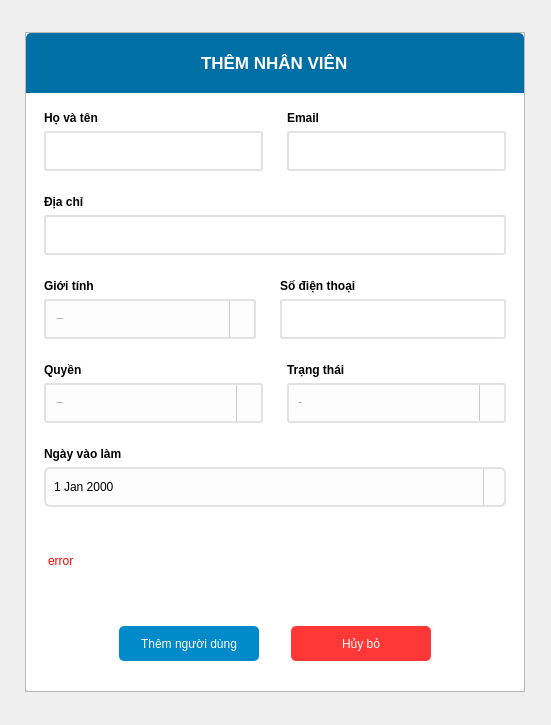
<?xml version="1.0" encoding="UTF-8"?>
<ui version="4.0">
 <class>Dialog</class>
 <widget class="QDialog" name="Dialog">
  <property name="geometry">
   <rect>
    <x>0</x>
    <y>0</y>
    <width>551</width>
    <height>725</height>
   </rect>
  </property>
  <property name="windowTitle">
   <string>Dialog</string>
  </property>
  <layout class="QHBoxLayout" name="horizontalLayout">
   <property name="spacing">
    <number>2</number>
   </property>
   <item>
    <widget class="QFrame" name="mainFrame">
     <property name="sizePolicy">
      <sizepolicy hsizetype="Preferred" vsizetype="Expanding">
       <horstretch>0</horstretch>
       <verstretch>0</verstretch>
      </sizepolicy>
     </property>
     <property name="minimumSize">
      <size>
       <width>500</width>
       <height>660</height>
      </size>
     </property>
     <property name="maximumSize">
      <size>
       <width>500</width>
       <height>660</height>
      </size>
     </property>
     <property name="frameShape">
      <enum>QFrame::StyledPanel</enum>
     </property>
     <property name="frameShadow">
      <enum>QFrame::Raised</enum>
     </property>
     <layout class="QVBoxLayout" name="verticalLayout">
      <property name="spacing">
       <number>0</number>
      </property>
      <property name="leftMargin">
       <number>0</number>
      </property>
      <property name="topMargin">
       <number>0</number>
      </property>
      <property name="rightMargin">
       <number>0</number>
      </property>
      <property name="bottomMargin">
       <number>0</number>
      </property>
      <item alignment="Qt::AlignTop">
       <widget class="QFrame" name="frame_2">
        <property name="minimumSize">
         <size>
          <width>0</width>
          <height>60</height>
         </size>
        </property>
        <property name="styleSheet">
         <string notr="true">background-color: rgb(0, 111, 166);
border-top-left-radius:5px;
border-top-right-radius:5px;</string>
        </property>
        <property name="frameShape">
         <enum>QFrame::StyledPanel</enum>
        </property>
        <property name="frameShadow">
         <enum>QFrame::Raised</enum>
        </property>
        <layout class="QHBoxLayout" name="horizontalLayout_2">
         <item alignment="Qt::AlignHCenter">
          <widget class="QLabel" name="label">
           <property name="font">
            <font>
             <pointsize>13</pointsize>
             <weight>75</weight>
             <bold>true</bold>
            </font>
           </property>
           <property name="styleSheet">
            <string notr="true">color: rgb(255, 255, 255);</string>
           </property>
           <property name="text">
            <string>THÊM NHÂN VIÊN</string>
           </property>
          </widget>
         </item>
        </layout>
       </widget>
      </item>
      <item>
       <widget class="QFrame" name="frame_3">
        <property name="sizePolicy">
         <sizepolicy hsizetype="Preferred" vsizetype="Expanding">
          <horstretch>0</horstretch>
          <verstretch>0</verstretch>
         </sizepolicy>
        </property>
        <property name="font">
         <font>
          <pointsize>9</pointsize>
         </font>
        </property>
        <property name="styleSheet">
         <string notr="true">background-color: rgb(255, 255, 255);
border-bottom-left-radius:5px;
border-bottom-right-radius:5px;</string>
        </property>
        <property name="frameShape">
         <enum>QFrame::StyledPanel</enum>
        </property>
        <property name="frameShadow">
         <enum>QFrame::Raised</enum>
        </property>
        <layout class="QVBoxLayout" name="verticalLayout_2">
         <item>
          <widget class="QFrame" name="frame_4">
           <property name="frameShape">
            <enum>QFrame::StyledPanel</enum>
           </property>
           <property name="frameShadow">
            <enum>QFrame::Raised</enum>
           </property>
           <layout class="QHBoxLayout" name="horizontalLayout_3">
            <property name="leftMargin">
             <number>0</number>
            </property>
            <property name="topMargin">
             <number>0</number>
            </property>
            <property name="rightMargin">
             <number>0</number>
            </property>
            <property name="bottomMargin">
             <number>0</number>
            </property>
            <item>
             <widget class="QFrame" name="frame_6">
              <property name="frameShape">
               <enum>QFrame::StyledPanel</enum>
              </property>
              <property name="frameShadow">
               <enum>QFrame::Raised</enum>
              </property>
              <layout class="QVBoxLayout" name="verticalLayout_3">
               <item>
                <widget class="QLabel" name="label_2">
                 <property name="font">
                  <font>
                   <pointsize>9</pointsize>
                   <weight>75</weight>
                   <bold>true</bold>
                  </font>
                 </property>
                 <property name="text">
                  <string>Họ và tên</string>
                 </property>
                </widget>
               </item>
               <item>
                <widget class="QLineEdit" name="name_input">
                 <property name="minimumSize">
                  <size>
                   <width>0</width>
                   <height>40</height>
                  </size>
                 </property>
                 <property name="font">
                  <font>
                   <family>Segoe UI</family>
                   <pointsize>-1</pointsize>
                   <weight>50</weight>
                   <italic>false</italic>
                   <bold>false</bold>
                  </font>
                 </property>
                 <property name="styleSheet">
                  <string notr="true">#name_input{
	border: 2px solid rgb(226, 226, 226);
	border-radius:3px;
	font: 16px &quot;Segoe UI&quot;;
}
#name_input:focus{
	border: 2px solid rgb(0, 170, 255);        
    background: #ffffff;  
}</string>
                 </property>
                </widget>
               </item>
              </layout>
             </widget>
            </item>
            <item>
             <widget class="QFrame" name="frame_8">
              <property name="frameShape">
               <enum>QFrame::StyledPanel</enum>
              </property>
              <property name="frameShadow">
               <enum>QFrame::Raised</enum>
              </property>
              <layout class="QVBoxLayout" name="verticalLayout_4">
               <item>
                <widget class="QLabel" name="label_3">
                 <property name="font">
                  <font>
                   <pointsize>9</pointsize>
                   <weight>75</weight>
                   <bold>true</bold>
                  </font>
                 </property>
                 <property name="text">
                  <string>Email</string>
                 </property>
                </widget>
               </item>
               <item>
                <widget class="QLineEdit" name="email_input">
                 <property name="minimumSize">
                  <size>
                   <width>0</width>
                   <height>40</height>
                  </size>
                 </property>
                 <property name="font">
                  <font>
                   <family>Segoe UI</family>
                   <pointsize>-1</pointsize>
                   <weight>50</weight>
                   <italic>false</italic>
                   <bold>false</bold>
                  </font>
                 </property>
                 <property name="styleSheet">
                  <string notr="true">#email_input{
	border: 2px solid rgb(226, 226, 226);
	border-radius:3px;
	font: 16px &quot;Segoe UI&quot;;
}
#email_input:focus{
	border: 2px solid rgb(0, 170, 255);        
    background: #ffffff;  
}</string>
                 </property>
                </widget>
               </item>
              </layout>
             </widget>
            </item>
           </layout>
          </widget>
         </item>
         <item>
          <widget class="QFrame" name="frame_10">
           <property name="frameShape">
            <enum>QFrame::StyledPanel</enum>
           </property>
           <property name="frameShadow">
            <enum>QFrame::Raised</enum>
           </property>
           <layout class="QVBoxLayout" name="verticalLayout_7">
            <item>
             <widget class="QLabel" name="label_6">
              <property name="font">
               <font>
                <pointsize>9</pointsize>
                <weight>75</weight>
                <bold>true</bold>
               </font>
              </property>
              <property name="text">
               <string>Địa chỉ</string>
              </property>
             </widget>
            </item>
            <item>
             <widget class="QLineEdit" name="address_input">
              <property name="minimumSize">
               <size>
                <width>0</width>
                <height>40</height>
               </size>
              </property>
              <property name="font">
               <font>
                <family>Segoe UI</family>
                <pointsize>-1</pointsize>
                <weight>50</weight>
                <italic>false</italic>
                <bold>false</bold>
               </font>
              </property>
              <property name="styleSheet">
               <string notr="true">#address_input{
	border: 2px solid rgb(226, 226, 226);
	border-radius:3px;
	font: 16px &quot;Segoe UI&quot;;
}
#address_input:focus{
	border: 2px solid rgb(0, 170, 255);        
    background: #ffffff;  
}</string>
              </property>
             </widget>
            </item>
           </layout>
          </widget>
         </item>
         <item>
          <widget class="QFrame" name="frame_11">
           <property name="frameShape">
            <enum>QFrame::StyledPanel</enum>
           </property>
           <property name="frameShadow">
            <enum>QFrame::Raised</enum>
           </property>
           <layout class="QHBoxLayout" name="horizontalLayout_4">
            <property name="leftMargin">
             <number>0</number>
            </property>
            <property name="topMargin">
             <number>0</number>
            </property>
            <property name="rightMargin">
             <number>0</number>
            </property>
            <property name="bottomMargin">
             <number>0</number>
            </property>
            <item>
             <widget class="QFrame" name="frame_13">
              <property name="frameShape">
               <enum>QFrame::StyledPanel</enum>
              </property>
              <property name="frameShadow">
               <enum>QFrame::Raised</enum>
              </property>
              <layout class="QVBoxLayout" name="verticalLayout_5">
               <item>
                <widget class="QLabel" name="label_4">
                 <property name="font">
                  <font>
                   <pointsize>9</pointsize>
                   <weight>75</weight>
                   <bold>true</bold>
                  </font>
                 </property>
                 <property name="text">
                  <string>Giới tính</string>
                 </property>
                </widget>
               </item>
               <item>
                <widget class="QComboBox" name="sex_comboBox">
                 <property name="minimumSize">
                  <size>
                   <width>212</width>
                   <height>40</height>
                  </size>
                 </property>
                 <property name="font">
                  <font>
                   <family>Segoe UI</family>
                   <pointsize>-1</pointsize>
                   <weight>50</weight>
                   <italic>false</italic>
                   <bold>false</bold>
                  </font>
                 </property>
                 <property name="styleSheet">
                  <string notr="true">QComboBox#sex_comboBox {
    border: 2px solid rgb(226, 226, 226);    
    border-radius: 3px;           
    padding: 6px 10px;             
    background: #fdfdfd;           
    font: 16px &quot;Segoe UI&quot;;
}

QComboBox#sex_comboBox:focus {
    border: 2px solid rgb(0, 170, 255);        
    background: #ffffff;           
}

QComboBox#sex_comboBox::drop-down {
    subcontrol-origin: padding;
    subcontrol-position: top right;
    width: 24px;
    border-left: 1px solid #ccc;
}

QComboBox#sex_comboBox::down-arrow {
	image: url(:/UI/icons/chevron-down.svg);
    width: 12px;
    height: 12px;
}
</string>
                 </property>
                 <item>
                  <property name="text">
                   <string>-- Vui lòng chọn --</string>
                  </property>
                 </item>
                 <item>
                  <property name="text">
                   <string>Nam</string>
                  </property>
                 </item>
                 <item>
                  <property name="text">
                   <string>Nữ</string>
                  </property>
                 </item>
                </widget>
               </item>
              </layout>
             </widget>
            </item>
            <item>
             <widget class="QFrame" name="frame_14">
              <property name="frameShape">
               <enum>QFrame::StyledPanel</enum>
              </property>
              <property name="frameShadow">
               <enum>QFrame::Raised</enum>
              </property>
              <layout class="QVBoxLayout" name="verticalLayout_6">
               <item>
                <widget class="QLabel" name="label_5">
                 <property name="font">
                  <font>
                   <pointsize>9</pointsize>
                   <weight>75</weight>
                   <bold>true</bold>
                  </font>
                 </property>
                 <property name="text">
                  <string>Số điện thoại</string>
                 </property>
                </widget>
               </item>
               <item>
                <widget class="QLineEdit" name="phonenumber_input">
                 <property name="minimumSize">
                  <size>
                   <width>0</width>
                   <height>40</height>
                  </size>
                 </property>
                 <property name="font">
                  <font>
                   <family>Segoe UI</family>
                   <pointsize>-1</pointsize>
                   <weight>50</weight>
                   <italic>false</italic>
                   <bold>false</bold>
                  </font>
                 </property>
                 <property name="styleSheet">
                  <string notr="true">#phonenumber_input{
	border: 2px solid rgb(226, 226, 226);
	border-radius:3px;
	font: 16px &quot;Segoe UI&quot;;
}
#phonenumber_input:focus{
	border: 2px solid rgb(0, 170, 255);        
    background: #ffffff;  
}</string>
                 </property>
                </widget>
               </item>
              </layout>
             </widget>
            </item>
           </layout>
          </widget>
         </item>
         <item>
          <widget class="QFrame" name="frame_9">
           <property name="frameShape">
            <enum>QFrame::StyledPanel</enum>
           </property>
           <property name="frameShadow">
            <enum>QFrame::Raised</enum>
           </property>
           <layout class="QHBoxLayout" name="horizontalLayout_5">
            <property name="leftMargin">
             <number>0</number>
            </property>
            <property name="topMargin">
             <number>0</number>
            </property>
            <property name="rightMargin">
             <number>0</number>
            </property>
            <property name="bottomMargin">
             <number>0</number>
            </property>
            <item>
             <widget class="QFrame" name="frame_5">
              <property name="frameShape">
               <enum>QFrame::StyledPanel</enum>
              </property>
              <property name="frameShadow">
               <enum>QFrame::Raised</enum>
              </property>
              <layout class="QVBoxLayout" name="verticalLayout_8">
               <item>
                <widget class="QLabel" name="label_7">
                 <property name="font">
                  <font>
                   <pointsize>9</pointsize>
                   <weight>75</weight>
                   <bold>true</bold>
                  </font>
                 </property>
                 <property name="text">
                  <string>Quyền</string>
                 </property>
                </widget>
               </item>
               <item>
                <widget class="QComboBox" name="role_comboBox">
                 <property name="minimumSize">
                  <size>
                   <width>130</width>
                   <height>40</height>
                  </size>
                 </property>
                 <property name="font">
                  <font>
                   <family>Segoe UI</family>
                   <pointsize>-1</pointsize>
                   <weight>50</weight>
                   <italic>false</italic>
                   <bold>false</bold>
                  </font>
                 </property>
                 <property name="styleSheet">
                  <string notr="true">QComboBox#role_comboBox {
    border: 2px solid rgb(226, 226, 226);    
    border-radius: 3px;           
    padding: 6px 10px;             
    background: #fdfdfd;           
    font: 16px &quot;Segoe UI&quot;;
}

QComboBox#role_comboBox:focus {
    border: 2px solid rgb(0, 170, 255);        
    background: #ffffff;           
}

QComboBox#role_comboBox::drop-down {
    subcontrol-origin: padding;
    subcontrol-position: top right;
    width: 24px;
    border-left: 1px solid #ccc;
}

QComboBox#role_comboBox::down-arrow {
	image: url(:/UI/icons/chevron-down.svg);
    width: 12px;
    height: 12px;
}
</string>
                 </property>
                 <item>
                  <property name="text">
                   <string>-- Vui lòng chọn --</string>
                  </property>
                 </item>
                 <item>
                  <property name="text">
                   <string>Nhân viên</string>
                  </property>
                 </item>
                 <item>
                  <property name="text">
                   <string>Quản lí</string>
                  </property>
                 </item>
                </widget>
               </item>
              </layout>
             </widget>
            </item>
            <item>
             <widget class="QFrame" name="frame_7">
              <property name="frameShape">
               <enum>QFrame::StyledPanel</enum>
              </property>
              <property name="frameShadow">
               <enum>QFrame::Raised</enum>
              </property>
              <layout class="QVBoxLayout" name="verticalLayout_9">
               <item>
                <widget class="QLabel" name="label_8">
                 <property name="font">
                  <font>
                   <pointsize>9</pointsize>
                   <weight>75</weight>
                   <bold>true</bold>
                  </font>
                 </property>
                 <property name="text">
                  <string>Trạng thái</string>
                 </property>
                </widget>
               </item>
               <item>
                <widget class="QComboBox" name="status_comboBox">
                 <property name="minimumSize">
                  <size>
                   <width>130</width>
                   <height>40</height>
                  </size>
                 </property>
                 <property name="font">
                  <font>
                   <family>Segoe UI</family>
                   <pointsize>-1</pointsize>
                   <weight>50</weight>
                   <italic>false</italic>
                   <bold>false</bold>
                  </font>
                 </property>
                 <property name="styleSheet">
                  <string notr="true">QComboBox#status_comboBox {
    border: 2px solid rgb(226, 226, 226);    
    border-radius: 3px;           
    padding: 6px 10px;             
    background: #fdfdfd;           
    font: 16px &quot;Segoe UI&quot;;
}

QComboBox#status_comboBox:focus {
    border: 2px solid rgb(0, 170, 255);        
    background: #ffffff;           
}

QComboBox#status_comboBox::drop-down {
    subcontrol-origin: padding;
    subcontrol-position: top right;
    width: 24px;
    border-left: 1px solid #ccc;
}

QComboBox#status_comboBox::down-arrow {
	image: url(:/UI/icons/chevron-down.svg);
    width: 12px;
    height: 12px;
}
</string>
                 </property>
                 <item>
                  <property name="text">
                   <string>active</string>
                  </property>
                 </item>
                 <item>
                  <property name="text">
                   <string>inactive</string>
                  </property>
                 </item>
                </widget>
               </item>
              </layout>
             </widget>
            </item>
           </layout>
          </widget>
         </item>
         <item>
          <widget class="QFrame" name="frame_12">
           <property name="frameShape">
            <enum>QFrame::StyledPanel</enum>
           </property>
           <property name="frameShadow">
            <enum>QFrame::Raised</enum>
           </property>
           <layout class="QVBoxLayout" name="verticalLayout_10">
            <item>
             <widget class="QLabel" name="label_9">
              <property name="font">
               <font>
                <pointsize>9</pointsize>
                <weight>75</weight>
                <bold>true</bold>
               </font>
              </property>
              <property name="text">
               <string>Ngày vào làm</string>
              </property>
             </widget>
            </item>
            <item>
             <widget class="QDateEdit" name="dateEdit">
              <property name="minimumSize">
               <size>
                <width>0</width>
                <height>40</height>
               </size>
              </property>
              <property name="styleSheet">
               <string notr="true">QDateTimeEdit {
    background-color: #fdfdfd;
    border: 2px solid rgb(226, 226, 226);    
    border-radius: 6px;
    padding: 4px 6px;
    font: 16px &quot;Segoe UI&quot;;
}

QDateTimeEdit::drop-down {
    subcontrol-origin: padding;
    subcontrol-position: top right;
    width: 20px;
    border-left: 1px solid #ccc;
}

QDateTimeEdit::up-button, QDateTimeEdit::down-button {
    width: 14px;
    height: 14px;
    border: none;
    background-color: transparent;
}

QDateTimeEdit::up-arrow {
    image: url(:/UI/icons/chevron-up.svg);
    width: 10px;
    height: 10px;
}

QDateTimeEdit::down-arrow {
   image: url(:/UI/icons/chevron-down.svg);
    width: 10px;
    height: 10px;
}

QDateTimeEdit:focus {
	border: 2px solid rgb(0, 170, 255);        
    background: #ffffff;  
}
QCalendarWidget {
    background-color: #fdfdfd;
    border: 1px solid #dcdcdc;
    border-radius: 8px;
}

QCalendarWidget QToolButton {
    height: 30px;
    width: 100px;
    color: #2c3e50;
    font-weight: bold;
    icon-size: 24px, 24px;
    background-color: transparent;
    border: none;
}

QCalendarWidget QToolButton:hover {
    color: #3498db;
}

QCalendarWidget QMenu {
    background-color: white;
    border: 1px solid #dcdcdc;
}

QCalendarWidget QSpinBox {
    width: 60px;
    font-size: 14px;
    padding: 2px;
}

QCalendarWidget QSpinBox::up-button, QCalendarWidget QSpinBox::down-button {
    width: 12px;
    background-color: #ecf0f1;
}

QCalendarWidget QAbstractItemView {
    outline: 0;
    selection-background-color: #3498db;
    selection-color: white;
    background-color: #ffffff;
    gridline-color: #ecf0f1;
    font-size: 13px;
}

QCalendarWidget QAbstractItemView:enabled {
    color: #2c3e50;
}

QCalendarWidget QWidget#qt_calendar_navigationbar {
    background-color: #f0f0f0;
    border-bottom: 1px solid #dcdcdc;
}

QCalendarWidget QTableView {
    border: none;
}

QCalendarWidget QTableView::item:selected {
    background-color: #3498db;
    color: white;
    border-radius: 5px;
}

QCalendarWidget QTableView::item:enabled {
    background-color: #ffffff;
}

QCalendarWidget QTableView::item:disabled {
    color: #bdc3c7;
}
</string>
              </property>
              <property name="calendarPopup">
               <bool>true</bool>
              </property>
             </widget>
            </item>
           </layout>
          </widget>
         </item>
         <item>
          <widget class="QLabel" name="text_error">
           <property name="font">
            <font>
             <pointsize>9</pointsize>
            </font>
           </property>
           <property name="styleSheet">
            <string notr="true">color: rgb(255, 0, 0);
padding-left: 10px;</string>
           </property>
           <property name="text">
            <string>error</string>
           </property>
          </widget>
         </item>
         <item alignment="Qt::AlignHCenter">
          <widget class="QFrame" name="frame_15">
           <property name="frameShape">
            <enum>QFrame::StyledPanel</enum>
           </property>
           <property name="frameShadow">
            <enum>QFrame::Raised</enum>
           </property>
           <layout class="QHBoxLayout" name="horizontalLayout_6">
            <property name="spacing">
             <number>32</number>
            </property>
            <item>
             <widget class="QToolButton" name="adduser_btn">
              <property name="minimumSize">
               <size>
                <width>140</width>
                <height>35</height>
               </size>
              </property>
              <property name="styleSheet">
               <string notr="true">#adduser_btn{
	background-color: rgb(0, 138, 202);
	color: rgb(255, 255, 255);
	font: 15px &quot;Segoe UI&quot;;
	border-radius:5px;
}
#adduser_btn::hover{	
	background-color: rgb(0, 85, 127);
}</string>
              </property>
              <property name="text">
               <string>Thêm người dùng</string>
              </property>
             </widget>
            </item>
            <item>
             <widget class="QToolButton" name="cancel_btn">
              <property name="minimumSize">
               <size>
                <width>140</width>
                <height>35</height>
               </size>
              </property>
              <property name="styleSheet">
               <string notr="true">#cancel_btn{
	background-color: rgb(255, 55, 55);
	color: rgb(255, 255, 255);
	font: 15px &quot;Segoe UI&quot;;
	border-radius:5px;
}

#cancel_btn::hover{
	
	background-color: rgb(203, 0, 0);
}</string>
              </property>
              <property name="text">
               <string>Hủy bỏ</string>
              </property>
             </widget>
            </item>
           </layout>
          </widget>
         </item>
        </layout>
       </widget>
      </item>
     </layout>
    </widget>
   </item>
  </layout>
 </widget>
 <resources>
  <include location="../../../resources/resources.qrc"/>
 </resources>
 <connections/>
</ui>
